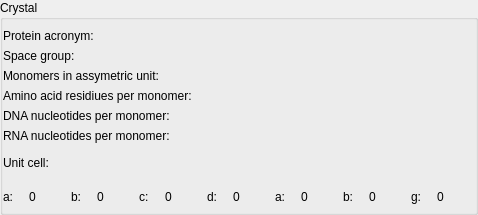
<?xml version="1.0" encoding="UTF-8"?>
<ui version="4.0">
 <class>CrystalWidget</class>
 <widget class="QWidget" name="CrystalWidget">
  <property name="geometry">
   <rect>
    <x>0</x>
    <y>0</y>
    <width>478</width>
    <height>215</height>
   </rect>
  </property>
  <property name="sizePolicy">
   <sizepolicy hsizetype="Preferred" vsizetype="Preferred">
    <horstretch>0</horstretch>
    <verstretch>0</verstretch>
   </sizepolicy>
  </property>
  <property name="maximumSize">
   <size>
    <width>32767</width>
    <height>32767</height>
   </size>
  </property>
  <property name="windowTitle">
   <string>Crystal widget</string>
  </property>
  <layout class="QVBoxLayout">
   <property name="spacing">
    <number>0</number>
   </property>
   <property name="margin">
    <number>0</number>
   </property>
   <item>
    <widget class="QGroupBox" name="crystal_gbox">
     <property name="sizePolicy">
      <sizepolicy hsizetype="Preferred" vsizetype="Preferred">
       <horstretch>0</horstretch>
       <verstretch>0</verstretch>
      </sizepolicy>
     </property>
     <property name="maximumSize">
      <size>
       <width>32767</width>
       <height>32767</height>
      </size>
     </property>
     <property name="title">
      <string>Crystal</string>
     </property>
     <property name="flat">
      <bool>false</bool>
     </property>
     <property name="checkable">
      <bool>false</bool>
     </property>
     <layout class="QVBoxLayout">
      <property name="spacing">
       <number>0</number>
      </property>
      <property name="leftMargin">
       <number>0</number>
      </property>
      <property name="topMargin">
       <number>9</number>
      </property>
      <property name="rightMargin">
       <number>2</number>
      </property>
      <property name="bottomMargin">
       <number>2</number>
      </property>
      <item>
       <layout class="QVBoxLayout" name="verticalLayout">
        <item>
         <layout class="QHBoxLayout" name="horizontalLayout">
          <item>
           <layout class="QVBoxLayout" name="verticalLayout_4">
            <item>
             <widget class="QLabel" name="labelprotein_acronym_label">
              <property name="text">
               <string>Protein acronym:</string>
              </property>
             </widget>
            </item>
            <item>
             <widget class="QLabel" name="space_group_label">
              <property name="text">
               <string>Space group:</string>
              </property>
             </widget>
            </item>
            <item>
             <widget class="QLabel" name="monomers_asym_unit_label">
              <property name="text">
               <string>Monomers in assymetric unit:</string>
              </property>
             </widget>
            </item>
            <item>
             <widget class="QLabel" name="amino_acid_residiues_label">
              <property name="text">
               <string>Amino acid residiues per monomer:</string>
              </property>
             </widget>
            </item>
            <item>
             <widget class="QLabel" name="dna_nucleotides_label">
              <property name="text">
               <string>DNA nucleotides per monomer:</string>
              </property>
             </widget>
            </item>
            <item>
             <widget class="QLabel" name="rna_nucleotides_label">
              <property name="text">
               <string>RNA nucleotides per monomer:</string>
              </property>
             </widget>
            </item>
           </layout>
          </item>
          <item>
           <layout class="QVBoxLayout" name="verticalLayout_3">
            <item>
             <widget class="QLabel" name="protein_acronym_value_label">
              <property name="minimumSize">
               <size>
                <width>220</width>
                <height>0</height>
               </size>
              </property>
              <property name="maximumSize">
               <size>
                <width>0</width>
                <height>16777215</height>
               </size>
              </property>
              <property name="text">
               <string/>
              </property>
             </widget>
            </item>
            <item>
             <widget class="QLabel" name="space_group_value_label">
              <property name="minimumSize">
               <size>
                <width>220</width>
                <height>0</height>
               </size>
              </property>
              <property name="text">
               <string/>
              </property>
             </widget>
            </item>
            <item>
             <widget class="QLabel" name="monomers_asym_unit_value_label">
              <property name="minimumSize">
               <size>
                <width>220</width>
                <height>0</height>
               </size>
              </property>
              <property name="text">
               <string/>
              </property>
             </widget>
            </item>
            <item>
             <widget class="QLabel" name="amino_acid_residiues_value_label">
              <property name="minimumSize">
               <size>
                <width>220</width>
                <height>0</height>
               </size>
              </property>
              <property name="text">
               <string/>
              </property>
             </widget>
            </item>
            <item>
             <widget class="QLabel" name="dna_nucleotides_value_label">
              <property name="minimumSize">
               <size>
                <width>220</width>
                <height>0</height>
               </size>
              </property>
              <property name="text">
               <string/>
              </property>
             </widget>
            </item>
            <item>
             <widget class="QLabel" name="rna_nucleotides_value_label">
              <property name="minimumSize">
               <size>
                <width>220</width>
                <height>0</height>
               </size>
              </property>
              <property name="text">
               <string/>
              </property>
             </widget>
            </item>
           </layout>
          </item>
         </layout>
        </item>
        <item>
         <widget class="QLabel" name="unit_cell_label">
          <property name="palette">
           <palette>
            <active>
             <colorrole role="Base">
              <brush brushstyle="SolidPattern">
               <color alpha="255">
                <red>255</red>
                <green>255</green>
                <blue>255</blue>
               </color>
              </brush>
             </colorrole>
             <colorrole role="Window">
              <brush brushstyle="SolidPattern">
               <color alpha="255">
                <red>208</red>
                <green>207</green>
                <blue>207</blue>
               </color>
              </brush>
             </colorrole>
            </active>
            <inactive>
             <colorrole role="Base">
              <brush brushstyle="SolidPattern">
               <color alpha="255">
                <red>255</red>
                <green>255</green>
                <blue>255</blue>
               </color>
              </brush>
             </colorrole>
             <colorrole role="Window">
              <brush brushstyle="SolidPattern">
               <color alpha="255">
                <red>208</red>
                <green>207</green>
                <blue>207</blue>
               </color>
              </brush>
             </colorrole>
            </inactive>
            <disabled>
             <colorrole role="Base">
              <brush brushstyle="SolidPattern">
               <color alpha="255">
                <red>208</red>
                <green>207</green>
                <blue>207</blue>
               </color>
              </brush>
             </colorrole>
             <colorrole role="Window">
              <brush brushstyle="SolidPattern">
               <color alpha="255">
                <red>208</red>
                <green>207</green>
                <blue>207</blue>
               </color>
              </brush>
             </colorrole>
            </disabled>
           </palette>
          </property>
          <property name="text">
           <string>Unit cell:</string>
          </property>
         </widget>
        </item>
        <item>
         <layout class="QHBoxLayout" name="horizontalLayout_2">
          <item>
           <widget class="QLabel" name="a_label">
            <property name="maximumSize">
             <size>
              <width>20</width>
              <height>16777215</height>
             </size>
            </property>
            <property name="text">
             <string>a:</string>
            </property>
           </widget>
          </item>
          <item>
           <widget class="QLabel" name="a_value_label">
            <property name="text">
             <string>0</string>
            </property>
           </widget>
          </item>
          <item>
           <widget class="QLabel" name="b_label">
            <property name="maximumSize">
             <size>
              <width>20</width>
              <height>16777215</height>
             </size>
            </property>
            <property name="text">
             <string>b:</string>
            </property>
           </widget>
          </item>
          <item>
           <widget class="QLabel" name="b_value_label">
            <property name="text">
             <string>0</string>
            </property>
           </widget>
          </item>
          <item>
           <widget class="QLabel" name="c_label">
            <property name="maximumSize">
             <size>
              <width>20</width>
              <height>16777215</height>
             </size>
            </property>
            <property name="text">
             <string>c:</string>
            </property>
           </widget>
          </item>
          <item>
           <widget class="QLabel" name="c_value_label">
            <property name="text">
             <string>0</string>
            </property>
           </widget>
          </item>
          <item>
           <widget class="QLabel" name="d_label">
            <property name="maximumSize">
             <size>
              <width>20</width>
              <height>16777215</height>
             </size>
            </property>
            <property name="text">
             <string>d:</string>
            </property>
           </widget>
          </item>
          <item>
           <widget class="QLabel" name="d_value_label">
            <property name="text">
             <string>0</string>
            </property>
           </widget>
          </item>
          <item>
           <widget class="QLabel" name="alfa_label">
            <property name="maximumSize">
             <size>
              <width>20</width>
              <height>16777215</height>
             </size>
            </property>
            <property name="text">
             <string>a:</string>
            </property>
           </widget>
          </item>
          <item>
           <widget class="QLabel" name="alpha_value_label">
            <property name="text">
             <string>0</string>
            </property>
           </widget>
          </item>
          <item>
           <widget class="QLabel" name="beta_label">
            <property name="maximumSize">
             <size>
              <width>20</width>
              <height>16777215</height>
             </size>
            </property>
            <property name="text">
             <string>b:</string>
            </property>
           </widget>
          </item>
          <item>
           <widget class="QLabel" name="beta_value_label">
            <property name="text">
             <string>0</string>
            </property>
           </widget>
          </item>
          <item>
           <widget class="QLabel" name="gamma_label">
            <property name="maximumSize">
             <size>
              <width>20</width>
              <height>16777215</height>
             </size>
            </property>
            <property name="text">
             <string>g:</string>
            </property>
           </widget>
          </item>
          <item>
           <widget class="QLabel" name="gamma_value_label">
            <property name="text">
             <string>0</string>
            </property>
           </widget>
          </item>
         </layout>
        </item>
       </layout>
      </item>
     </layout>
    </widget>
   </item>
  </layout>
 </widget>
 <layoutdefault spacing="6" margin="11"/>
 <pixmapfunction>qPixmapFromMimeSource</pixmapfunction>
 <resources/>
 <connections/>
</ui>
